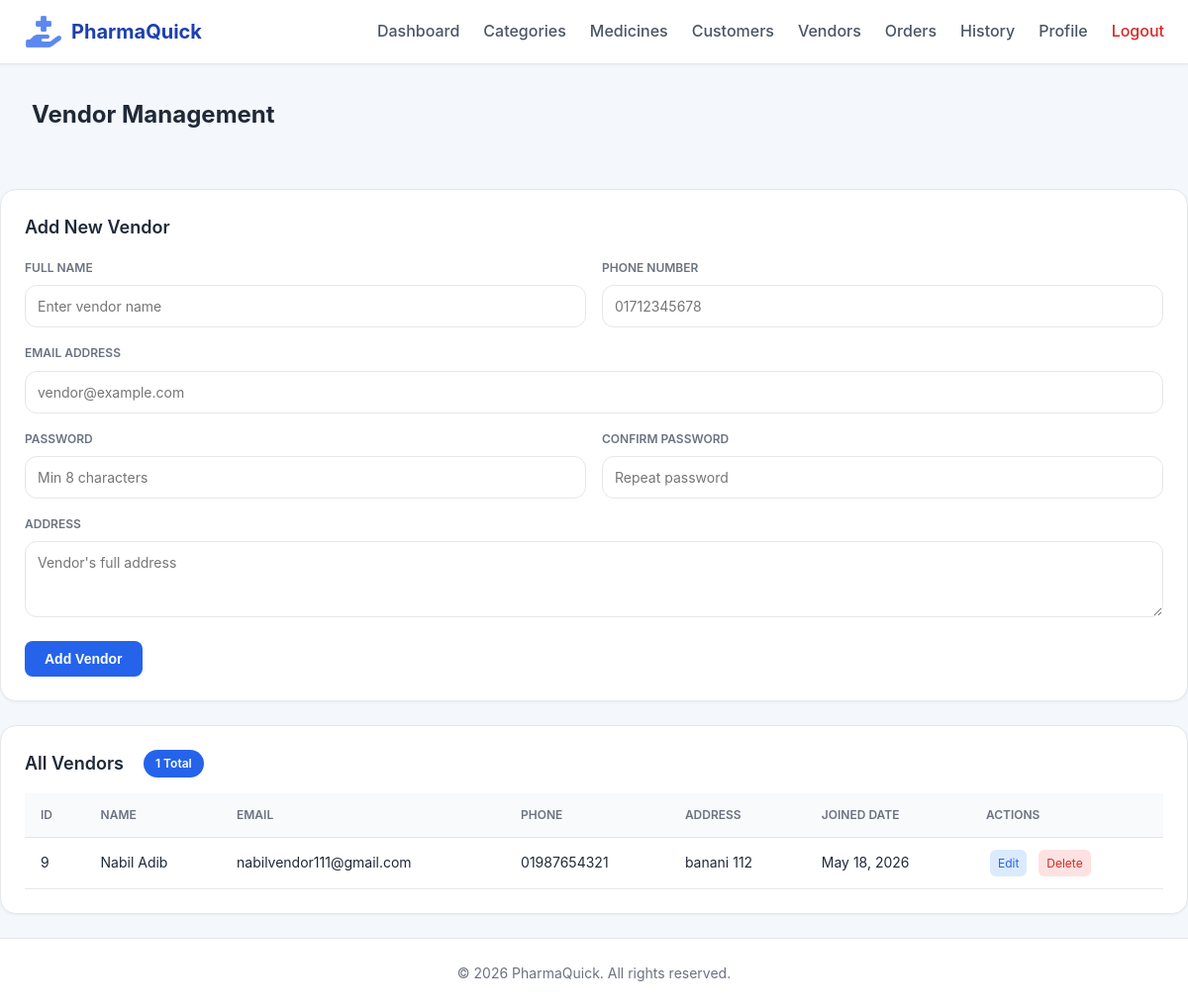
Page /index.php?page=admin&action=vendors (signed in) on the committed database.
### tables this page shows
CREATE TABLE `users` (
  `id` int(11) NOT NULL,
  `name` varchar(100) NOT NULL,
  `email` varchar(255) NOT NULL,
  `password_hash` varchar(255) NOT NULL,
  `role` enum('admin','customer','vendor') NOT NULL,
  `profile_picture` varchar(255) DEFAULT NULL,
  `address` text DEFAULT NULL,
  `phone` varchar(20) DEFAULT NULL,
  `created_at` datetime DEFAULT current_timestamp()
);

### models/Vendor.php (called while the page is built, shortened)
<?php
function get_all_vendors($conn)
{
    $stmt = mysqli_prepare($conn, "SELECT * FROM users WHERE role = 'vendor' ORDER BY id DESC");
    mysqli_stmt_execute($stmt);
    $res = mysqli_stmt_get_result($stmt);
    $data = [];
    while ($row = mysqli_fetch_assoc($res)) {
        $data[] = $row;
    }
    return $data;
}
?>

### views/admin/vendors.php (the view, shortened to what this page needs)
<?php
include __DIR__ . '/header.php';
$isEdit = !empty($editing);
?>
<div class="container">
    <h2>Vendor Management</h2>
    <div class="card">
        <h3><?= $isEdit ? 'Edit Vendor' : 'Add New Vendor' ?></h3>
        <form method="POST" id="vendorForm"
              action="index.php?page=admin&action=<?= $isEdit ? 'update_vendor&id=' . $editing['id'] : 'add_vendor' ?>">
            <div class="form-row">
                <div class="form-group">
                    <label>Full Name</label>
                    <input type="text" name="name" id="name"
                           value="<?= htmlspecialchars($editing['name'] ?? $old_name ?? '') ?>"
                           placeholder="Enter vendor name" required>
                </div>
                <div class="form-group">
                    <label>Phone Number</label>
                    <input type="tel" name="phone" id="phone"
                           value="<?= htmlspecialchars($editing['phone'] ?? $old_phone ?? '') ?>"
                           placeholder="01712345678" required>
                </div>
            </div>
            <div class="form-group">
                <label>Email Address</label>
                <input type="email" name="email" id="email"
                       value="<?= htmlspecialchars($editing['email'] ?? $old_email ?? '') ?>"
                       placeholder="vendor@example.com" required>
            </div>
            <?php if (!$isEdit): ?>
            <div class="form-row">
                <div class="form-group">
                    <label>Password</label>
                    <input type="password" name="password" id="password"
                           placeholder="Min 8 characters" required>
                </div>
                <div class="form-group">
                    <label>Confirm Password</label>
                    <input type="password" name="confirm_password" id="confirm_password"
                           placeholder="Repeat password" required>
                </div>
            </div>
            <?php endif; ?>
            <div class="form-group">
                <label> Address</label>
                <textarea name="address" id="address" rows="3"
                          placeholder="Vendor's full address" required><?= htmlspecialchars($editing['address'] ?? $old_address ?? '') ?></textarea>
            </div>
            <div class="form-buttons">
                <?php if ($isEdit): ?>
                    <a href="index.php?page=admin&action=vendors" class="cancel-btn">Cancel</a>
                    <button type="submit" class="submit-btn">Update Vendor</button>
                <?php else: ?>
                    <button type="submit" class="submit-btn">Add Vendor</button>
                <?php endif; ?>
            </div>
        </form>
    </div>
    <div class="card">
        <h3>All Vendors <span class="badge"><?= count($vendors) ?> Total</span></h3>
        <div class="table-responsive">
            <table class="data-table">
                <thead>
                    <tr>
                        <th>ID</th>
                        <th>Name</th>
                        <th>Email</th>
                        <th>Phone</th>
                        <th>Address</th>
                        <th>Joined Date</th>
                        <th>Actions</th>
                    </tr>
                </thead>
                <tbody>
                    <?php if (!empty($vendors)): ?>
                        <?php foreach ($vendors as $v): ?>
                            <tr>
                                <td><?= $v['id'] ?></td>
                                <td><?= htmlspecialchars($v['name']) ?></td>
                                <td><?= htmlspecialchars($v['email']) ?></td>
                                <td><?= htmlspecialchars($v['phone']) ?></td>
                                <td><?= htmlspecialchars(substr($v['address'], 0, 50)) . (strlen($v['address']) > 50 ? '...' : '') ?></td>
                                <td><?= date('M d, Y', strtotime($v['created_at'])) ?></td>
                                <td class="actions">
                                    <a href="index.php?page=admin&action=edit_vendor&id=<?= $v['id'] ?>" class="edit-btn"> Edit</a>
                                    <a href="index.php?page=admin&action=delete_vendor&id=<?= $v['id'] ?>"
                                        class="delete-btn" onclick="return confirm('Delete this vendor? This will remove the vendor account.')">
                                        Delete</a>
                                </td>
                            </tr>
                        <?php endforeach; ?>
                    <?php endif; ?>
                </tbody>
            </table>
        </div>
    </div>
</div>
<?php include __DIR__ . '/footer.php'; ?>

### views/admin/header.php (style rules this page uses)
* { margin: 0; padding: 0; box-sizing: border-box; }
body { font-family: 'Inter', 'Segoe UI', Tahoma, Geneva, Verdana, sans-serif; background: #f4f7fb; color: #1f2937; line-height: 1.6; }

### rows in the picture
users: id "9", name "Nabil Adib", email "nabilvendor111@gmail.com", phone "01987654321", address "banani 112", created_at "May 18, 2026"

### other values in the picture
count($vendors) "1"
